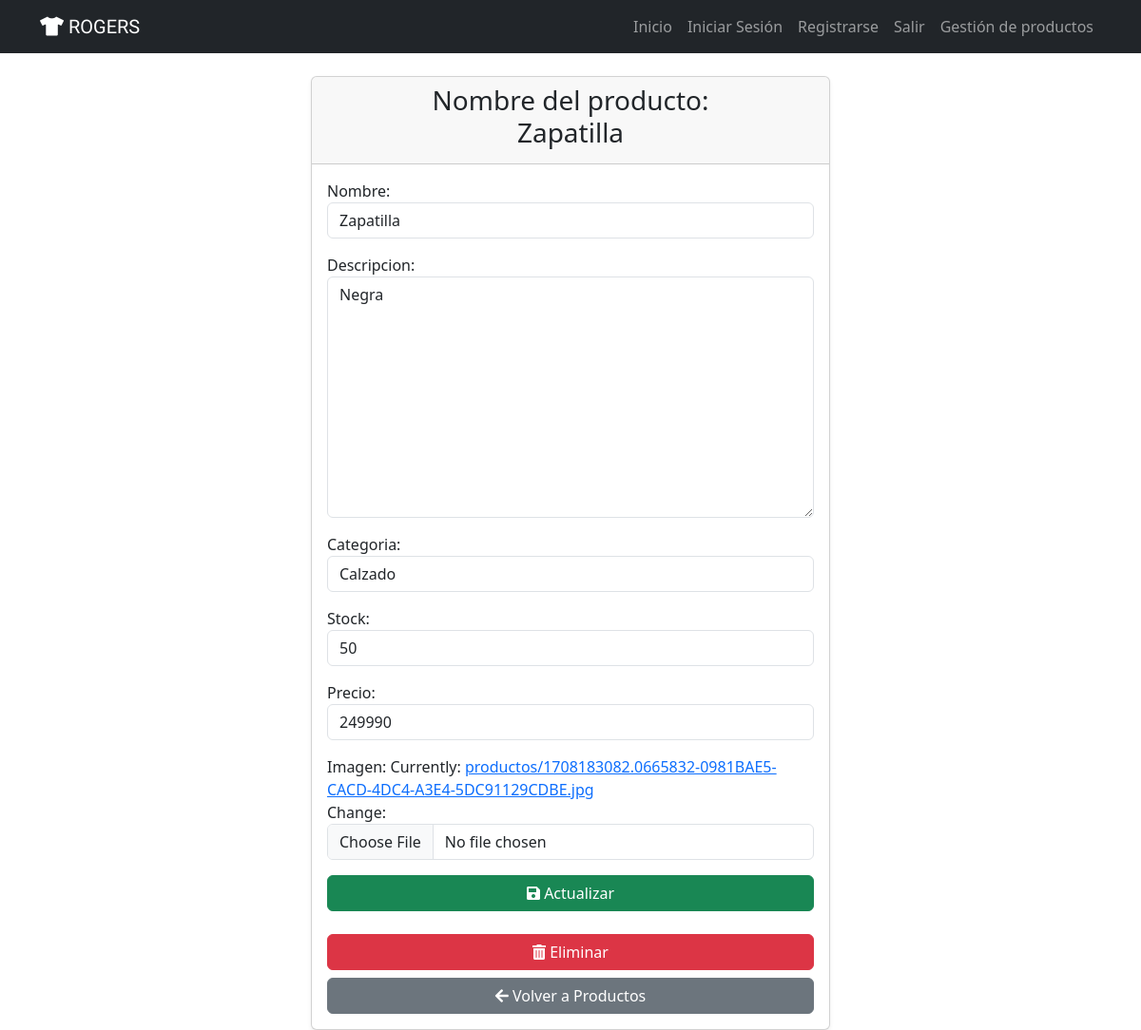
Screenshot of /productos/5/ (signed in) with the database file from the repository.
### tasks/models.py (models this page shows, shortened)
class Productos(models.Model):
    nombre = models.CharField(max_length=100)
    descripcion = models.TextField(blank=True)
    categoria = models.CharField(max_length=50, default="General")
    stock = models.IntegerField(default=0)
    precio = models.IntegerField(default=0, validators=[MinValueValidator(1)])
    imagen = models.ImageField(upload_to='productos', null=True)
    user = models.ForeignKey(User, on_delete=models.PROTECT)

### tasks/views.py (the view, shortened to what this page needs)
# urls.py: path('productos/<int:producto_id>/', views.detalleProd, name='detalleProd'),
@login_required
def detalleProd(request, producto_id):
    if request.user.username != "admin":
        return redirect('home')
    if request.method == 'GET':
        producto = get_object_or_404(Productos, pk=producto_id)
        form = ProductoForm(instance=producto)
        return render(request, 'detalleProd.html', {'producto': producto, 'form': form})

### tasks/forms.py
class ProductoForm(forms.ModelForm):
    class Meta:
        model = Productos
        fields = ['nombre', 'descripcion', 'categoria', 'stock', 'precio', 'imagen']
        widgets = {
            'nombre' : forms.TextInput(attrs={'class': 'form-control', 'placeholder': 'Ingrese el nombre del producto...'}),
            'descripcion': forms.Textarea(attrs={'class': 'form-control', 'placeholder': 'Ingrese la descripción del producto...'}),
            'categoria': forms.TextInput(attrs={'class': 'form-control', 'placeholder': 'Ingrese la categoría del producto...'}),
            'stock': forms.NumberInput(attrs={'class': 'form-control', 'placeholder': 'Ingrese la cantidad en stock...'}),
            'precio': forms.NumberInput(attrs={'class': 'form-control', 'placeholder': 'Ingrese el precio del producto...'}),
            'imagen': forms.ClearableFileInput(attrs={'class': 'form-control'})
        }

### tasks/templates/detalleProd.html (shortened to what this page needs)
{% extends 'base.html' %}
{% block content %}
<main class="container">
    <div class="row justify-content-center">
        <div class="col-md-6 mt-4">
            <div class="card shadow-sm">
                <div class="card-header text-center">
                    <h3>Nombre del producto: <br> {{ producto.nombre }}</h3>
                </div>
                <div class="card-body">
                    <form method="POST" enctype="multipart/form-data" class="mb-3">
                        {{ form.as_p }}
                        <button type="submit" class="btn btn-success w-100 mb-2">
                            <i class="fas fa-save"></i> Actualizar
                        </button>
                    </form>
                    <form action="{% url 'eliminarProd' producto.id %}" method="POST" onsubmit="return confirm('¿Estás seguro de que deseas eliminar este producto?');">
                        <button type="submit" class="btn btn-danger w-100 mb-2">
                            <i class="fas fa-trash-alt"></i> Eliminar
                        </button>
                    </form>
                    <a href="{% url 'productos' %}" class="btn btn-secondary w-100">
                        <i class="fas fa-arrow-left"></i> Volver a Productos
                    </a>
                </div>
            </div>
        </div>
    </div>
</main>
{% endblock %}

### rows the page displays
Productos: nombre "Zapatilla", descripcion "Negra", categoria "Calzado", stock "50", precio "249990"
